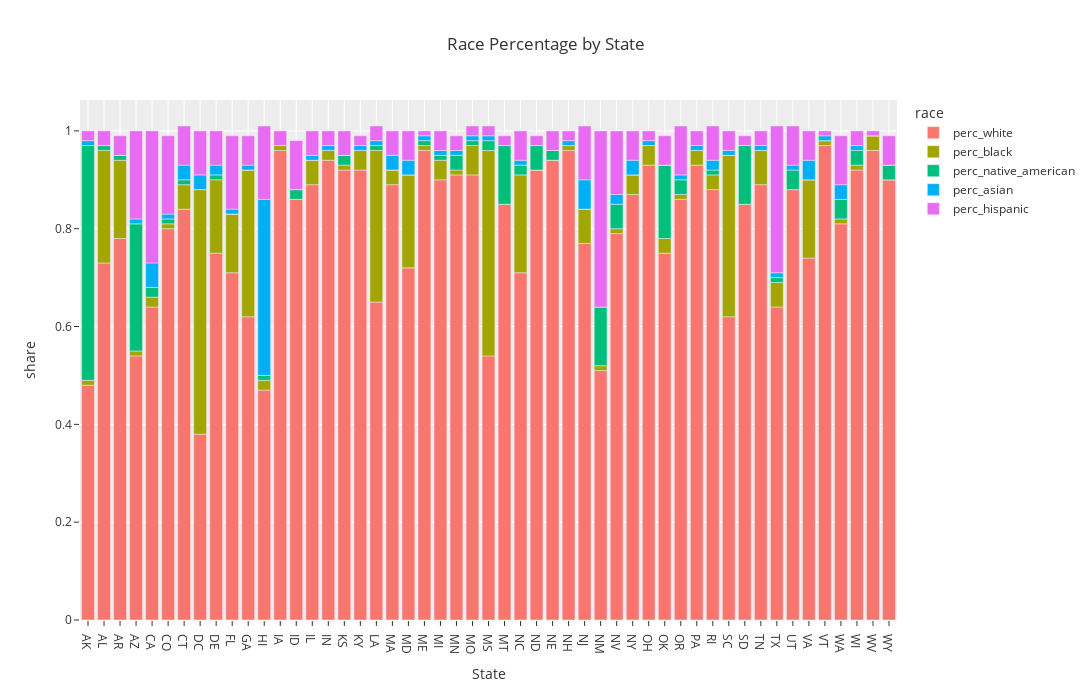

This figure's notebook cell:
### Code cell
fig = px.bar(race_share_state, x="Geographic area", y=["perc_white", "perc_black", "perc_native_american", "perc_asian", "perc_hispanic"],
            title="Race Percentage by State", width=1400, height=700,
            labels={"variable": "race",  "Geographic area": "State", "value": "share"},
            template="ggplot2"
            )
fig.show()

### Figure 1 — Plotly figure (JSON) as saved in the notebook; plotly's stock layout.template omitted (floating-point values rounded to 4 significant figures)
{"data": [{"alignmentgroup": "True", "hovertemplate": "race=perc_white<br>State=%{x}<br>share=%{y}<extra></extra>", "legendgroup": "perc_white", "marker": {"color": "#F8766D", "pattern": {"shape": ""}}, "name": "perc_white", "offsetgroup": "perc_white", "orientation": "v", "showlegend": true, "textposition": "auto", "type": "bar", "x": ["AK", "AL", "AR", "AZ", "CA", "CO", "CT", "DC", "DE", "FL", "GA", "HI", "IA", "ID", "IL", "IN", "KS", "KY", "LA", "MA", "MD", "ME", "MI", "MN", "MO", "MS", "MT", "NC", "ND", "NE", "NH", "NJ", "NM", "NV", "NY", "OH", "OK", "OR", "PA", "RI", "SC", "SD", "TN", "TX", "UT", "VA", "VT", "WA", "WI", "WV", "WY"], "xaxis": "x", "y": [0.48, 0.73, 0.78, 0.54, 0.64, 0.8, 0.84, 0.38, 0.75, 0.71, 0.62, 0.47, 0.96, 0.86, 0.89, 0.94, 0.92, 0.92, 0.65, 0.89, 0.72, 0.96, 0.9, 0.91, 0.91, 0.54, 0.85, 0.71, 0.92, 0.94, 0.96, 0.77, 0.51, 0.79, 0.87, 0.93, 0.75, 0.86, 0.93, 0.88, 0.62, 0.85, 0.89, 0.64, 0.88, 0.74, 0.97, 0.81, 0.92, 0.96, 0.9], "yaxis": "y"}, {"alignmentgroup": "True", "hovertemplate": "race=perc_black<br>State=%{x}<br>share=%{y}<extra></extra>", "legendgroup": "perc_black", "marker": {"color": "#A3A500", "pattern": {"shape": ""}}, "name": "perc_black", "offsetgroup": "perc_black", "orientation": "v", "showlegend": true, "textposition": "auto", "type": "bar", "x": ["AK", "AL", "AR", "AZ", "CA", "CO", "CT", "DC", "DE", "FL", "GA", "HI", "IA", "ID", "IL", "IN", "KS", "KY", "LA", "MA", "MD", "ME", "MI", "MN", "MO", "MS", "MT", "NC", "ND", "NE", "NH", "NJ", "NM", "NV", "NY", "OH", "OK", "OR", "PA", "RI", "SC", "SD", "TN", "TX", "UT", "VA", "VT", "WA", "WI", "WV", "WY"], "xaxis": "x", "y": [0.01, 0.23, 0.16, 0.01, 0.02, 0.01, 0.05, 0.5, 0.15, 0.12, 0.3, 0.02, 0.01, 0, 0.05, 0.02, 0.01, 0.04, 0.31, 0.03, 0.19, 0.01, 0.04, 0.01, 0.06, 0.42, 0, 0.2, 0, 0, 0.01, 0.07, 0.01, 0.01, 0.04, 0.04, 0.03, 0.01, 0.03, 0.03, 0.33, 0, 0.07, 0.05, 0, 0.16, 0.01, 0.01, 0.01, 0.03, 0], "yaxis": "y"}, {"alignmentgroup": "True", "hovertemplate": "race=perc_native_american<br>State=%{x}<br>share=%{y}<extra></extra>", "legendgroup": "perc_native_american", "marker": {"color": "#00BF7D", "pattern": {"shape": ""}}, "name": "perc_native_american", "offsetgroup": "perc_native_american", "orientation": "v", "showlegend": true, "textposition": "auto", "type": "bar", "x": ["AK", "AL", "AR", "AZ", "CA", "CO", "CT", "DC", "DE", "FL", "GA", "HI", "IA", "ID", "IL", "IN", "KS", "KY", "LA", "MA", "MD", "ME", "MI", "MN", "MO", "MS", "MT", "NC", "ND", "NE", "NH", "NJ", "NM", "NV", "NY", "OH", "OK", "OR", "PA", "RI", "SC", "SD", "TN", "TX", "UT", "VA", "VT", "WA", "WI", "WV", "WY"], "xaxis": "x", "y": [0.48, 0.01, 0.01, 0.26, 0.02, 0.01, 0.01, 0, 0.01, 0, 0, 0.01, 0, 0.02, 0, 0, 0.02, 0, 0.01, 0, 0, 0.01, 0.01, 0.03, 0.01, 0.02, 0.12, 0.02, 0.05, 0.02, 0, 0, 0.12, 0.05, 0, 0, 0.15, 0.03, 0, 0.01, 0, 0.12, 0, 0.01, 0.04, 0, 0, 0.04, 0.03, 0, 0.03], "yaxis": "y"}, {"alignmentgroup": "True", "hovertemplate": "race=perc_asian<br>State=%{x}<br>share=%{y}<extra></extra>", "legendgroup": "perc_asian", "marker": {"color": "#00B0F6", "pattern": {"shape": ""}}, "name": "perc_asian", "offsetgroup": "perc_asian", "orientation": "v", "showlegend": true, "textposition": "auto", "type": "bar", "x": ["AK", "AL", "AR", "AZ", "CA", "CO", "CT", "DC", "DE", "FL", "GA", "HI", "IA", "ID", "IL", "IN", "KS", "KY", "LA", "MA", "MD", "ME", "MI", "MN", "MO", "MS", "MT", "NC", "ND", "NE", "NH", "NJ", "NM", "NV", "NY", "OH", "OK", "OR", "PA", "RI", "SC", "SD", "TN", "TX", "UT", "VA", "VT", "WA", "WI", "WV", "WY"], "xaxis": "x", "y": [0.01, 0, 0, 0.01, 0.05, 0.01, 0.03, 0.03, 0.02, 0.01, 0.01, 0.36, 0, 0, 0.01, 0.01, 0, 0.01, 0.01, 0.03, 0.03, 0.01, 0.01, 0.01, 0.01, 0.01, 0, 0.01, 0, 0, 0.01, 0.06, 0, 0.02, 0.03, 0.01, 0, 0.01, 0.01, 0.02, 0.01, 0, 0.01, 0.01, 0.01, 0.04, 0.01, 0.03, 0.01, 0, 0], "yaxis": "y"}, {"alignmentgroup": "True", "hovertemplate": "race=perc_hispanic<br>State=%{x}<br>share=%{y}<extra></extra>", "legendgroup": "perc_hispanic", "marker": {"color": "#E76BF3", "pattern": {"shape": ""}}, "name": "perc_hispanic", "offsetgroup": "perc_hispanic", "orientation": "v", "showlegend": true, "textposition": "auto", "type": "bar", "x": ["AK", "AL", "AR", "AZ", "CA", "CO", "CT", "DC", "DE", "FL", "GA", "HI", "IA", "ID", "IL", "IN", "KS", "KY", "LA", "MA", "MD", "ME", "MI", "MN", "MO", "MS", "MT", "NC", "ND", "NE", "NH", "NJ", "NM", "NV", "NY", "OH", "OK", "OR", "PA", "RI", "SC", "SD", "TN", "TX", "UT", "VA", "VT", "WA", "WI", "WV", "WY"], "xaxis": "x", "y": [0.02, 0.03, 0.04, 0.18, 0.27, 0.16, 0.08, 0.09, 0.07, 0.15, 0.06, 0.15, 0.03, 0.1, 0.05, 0.03, 0.05, 0.02, 0.03, 0.05, 0.06, 0.01, 0.04, 0.03, 0.02, 0.02, 0.02, 0.06, 0.02, 0.04, 0.02, 0.11, 0.36, 0.13, 0.06, 0.02, 0.06, 0.1, 0.03, 0.07, 0.04, 0.02, 0.03, 0.3, 0.08, 0.06, 0.01, 0.1, 0.03, 0.01, 0.06], "yaxis": "y"}], "layout": {"barmode": "relative", "height": 700, "legend": {"title": {"text": "race"}, "tracegroupgap": 0}, "title": {"text": "Race Percentage by State"}, "width": 1400, "xaxis": {"anchor": "y", "domain": [0, 1], "title": {"text": "State"}}, "yaxis": {"anchor": "x", "domain": [0, 1], "title": {"text": "share"}}}}
